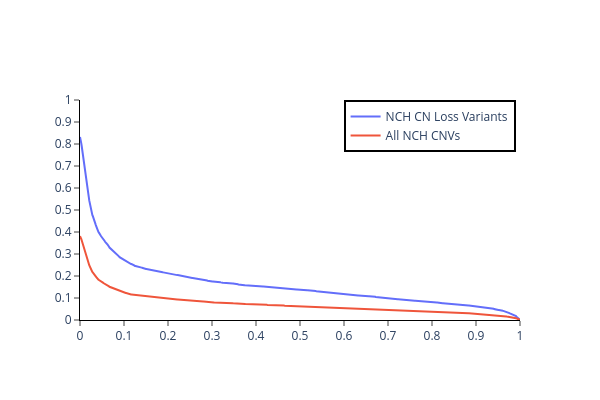

Here is the notebook cell this chart was saved with:
### Markdown cell above
### Figure: Varying Jaccard BP Overlap Score, how many CN loss variants in NCH dataset have a ClinVar match overlapping a Haploinsufficiency region/gene?

### Code cell
thrs = list(np.arange(0, 1.001, 0.001))
match_fractions_total = []
match_fractions_loss = []
for thr in thrs:
    if thr == 1: # handle edge case at maximum value of Jaccard score
        op = "=="
    else:
        op = ">="
    n_matches = nch_clinvar_hi_match_df.query(f"jaccard_score_bp_overlap {op} {thr}")['variant'].nunique()
    match_fractions_loss.append(n_matches / len(nch_df_loss))
    match_fractions_total.append(n_matches / len(nch_df))

fig = go.Figure()
fig.add_trace(go.Scatter(
    name="NCH CN Loss Variants", x=thrs, y=match_fractions_loss
))
fig.add_trace(go.Scatter(
    name="All NCH CNVs", x=thrs, y=match_fractions_total
))
fig.update_xaxes(linecolor='black', ticks='outside', dtick=0.1, range=[0,1])
fig.update_yaxes(linecolor='black', ticks='outside', dtick=0.1, range=[0,1])
fig.update_layout(
    height=400,
    width=600,
    plot_bgcolor='white',
    legend=dict(
        bordercolor='black',
        borderwidth=2,
        x=0.99,
        xanchor='right'
    )
)
fig.show()

### Figure 1 — Plotly figure (JSON) as saved in the notebook; plotly's stock layout.template omitted (floating-point values rounded to 4 significant figures; data arrays with more than 128 entries replaced by an {"elided": "..."} marker saying what was removed)
{"data": [{"name": "NCH CN Loss Variants", "type": "scatter", "x": {"elided": "1001 float values"}, "y": {"elided": "1001 float values"}}, {"name": "All NCH CNVs", "type": "scatter", "x": {"elided": "1001 float values"}, "y": {"elided": "1001 float values"}}], "layout": {"height": 400, "legend": {"bordercolor": "black", "borderwidth": 2, "x": 0.99, "xanchor": "right"}, "plot_bgcolor": "white", "width": 600, "xaxis": {"dtick": 0.1, "linecolor": "black", "range": [0, 1], "ticks": "outside"}, "yaxis": {"dtick": 0.1, "linecolor": "black", "range": [0, 1], "ticks": "outside"}}}
